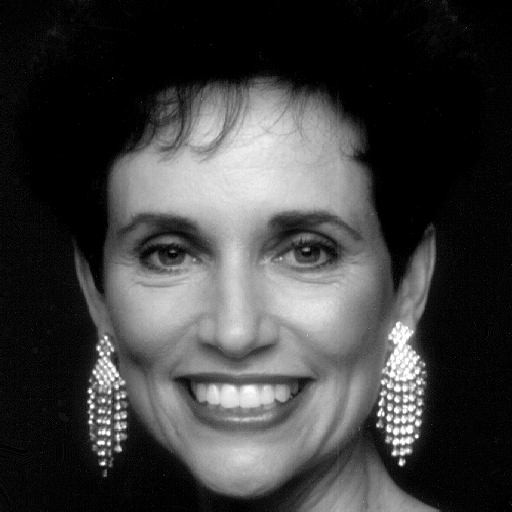
%> input picture DIP/Fourier Transform/Fig0427(a)(woman).tif, 512 x 512 px
$ octave DIP.m   (GNU Octave 9; MATLAB toolbox functions it lacks are replaced by stand-ins)
%> lines starting %> are read from the running program, lines starting %| are printed output that depends on the picture
f1 = imread('G:\Fig0427(a)(woman).tif');
%> f1 is the input picture: size 512x512 uint8; min 0, max 255, mean 62.2
f1 = f1(:,:,1);
f2 = imread('G:\Fig0438(a)(bld_600by600).tif');
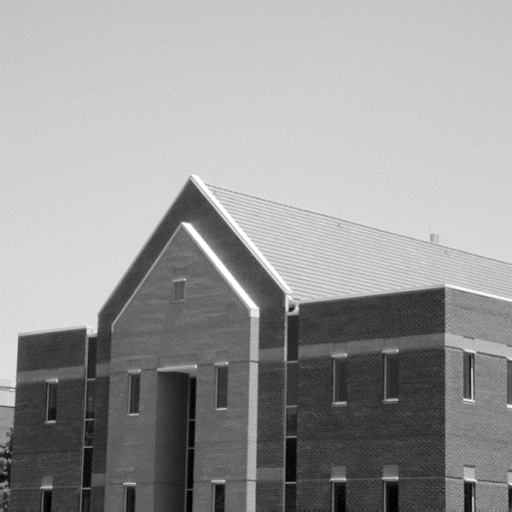
%> input picture DIP/Fourier Transform/Fig0438(a)(bld_600by600).tif, 512 x 512 px
%> f2 is the input picture: size 512x512x3 uint8; min 0, max 255, mean 152.3
f2 = f2(:,:,1);
%> f2: size 512x512 uint8
F1 = fft2(f1);
F2 = fft2(f2);
Fabs1 = abs(F1);
Fabs2 = abs(F2);
Fi1 = angle(F1);
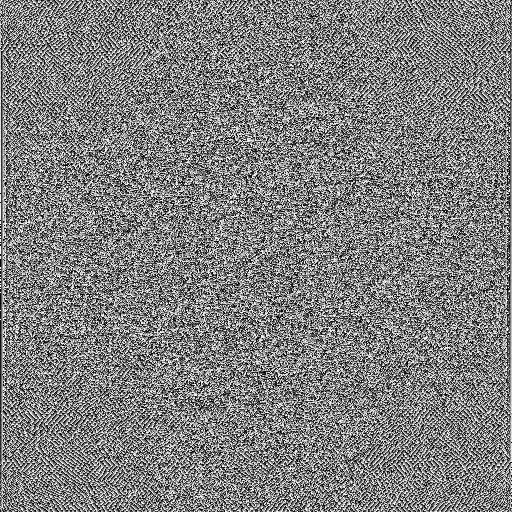
%> Fi1: size 512x512 double; min -3.14, max 3.14, mean 2.4e-05; drawn with min black and max white
Fi2 = angle(F2);
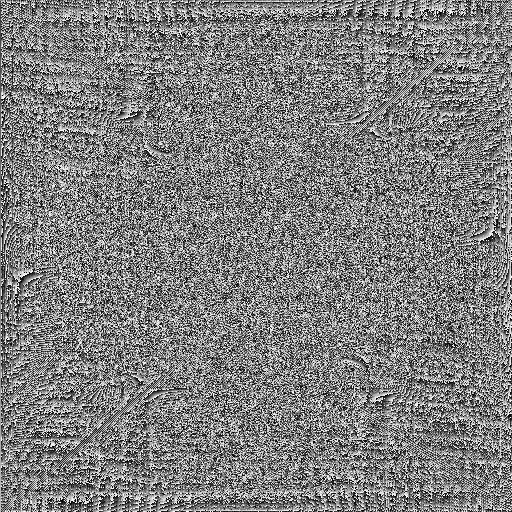
%> Fi2: size 512x512 double; min -3.14, max 3.14, mean 1.2e-05; drawn with min black and max white
figure(1);
subplot(2,2,1); imshow(ifft2(F1),[]); title('AX1');
subplot(2,2,3); imshow(ifft2(F2),[]); title('AX2');
subplot(2,2,2); imshow(real(ifft2(Fabs2.*(exp(i*Fi1)))),[]); title('Tarkib andaze Ax2 ba zavie Ax1');
%> after `imshow(real(ifft2(Fabs2.*(exp(i*Fi1)))),[])`:
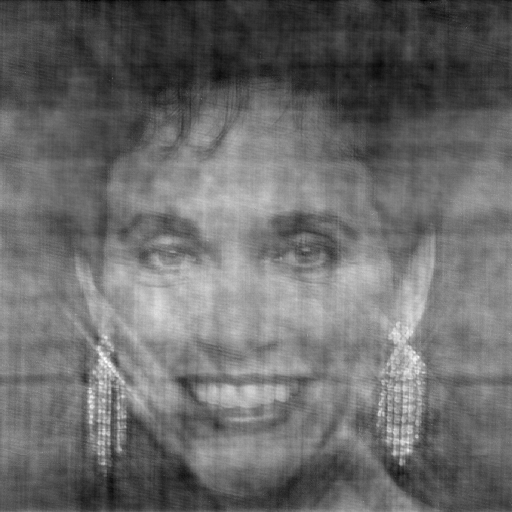
%> displayed picture: size 512x512, on the screen's scale of 0 to 255; min 0, max 255, mean 106.6
subplot(2,2,4); imshow(real(ifft2(Fabs1.*(exp(i*Fi2)))),[]); title('Tarkib andaze AX1 ba zavie Ax2');
%> after `imshow(real(ifft2(Fabs1.*(exp(i*Fi2)))),[])`:
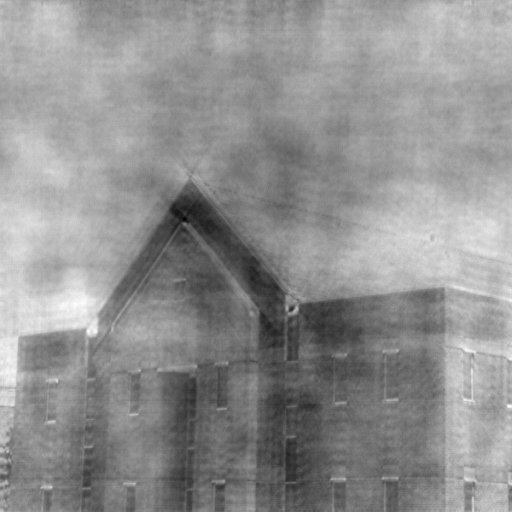
%> displayed picture: size 512x512, on the screen's scale of 0 to 255; min 0, max 255, mean 144.5
figure(2);
subplot(2,2,1); imhist(mat2gray(ifft2(F1))); title('AX1');
subplot(2,2,3); imhist(mat2gray(ifft2(F2))); title('AX2');
subplot(2,2,2); imhist(mat2gray(real(ifft2(Fabs2.*(exp(i*Fi1)))))); title('Tarkib andaze Ax2 ba zavie Ax1');
subplot(2,2,4); imhist(mat2gray(real(ifft2(Fabs1.*(exp(i*Fi2)))))); title('Tarkib andaze AX1 ba zavie Ax2');
%> after `title('Tarkib andaze AX1 ba zavie Ax2')`:
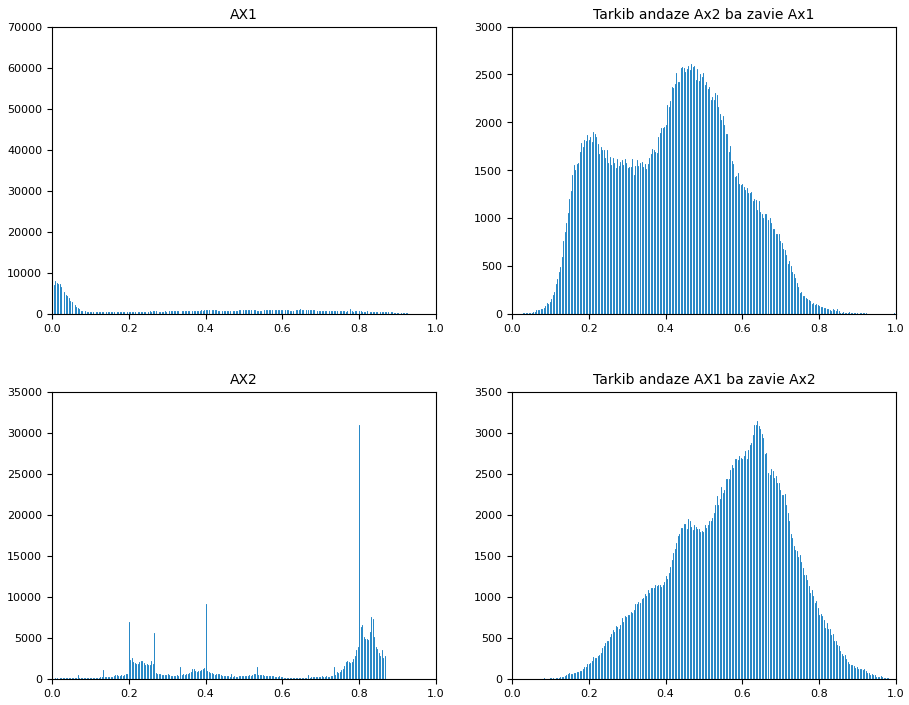
%> figure redrawn from the program's plot data, 4 panels; panel 1: highest point at x = 0, y = 66737; panel 2: highest point at x = 0.8, y = 30894; panel 3: highest point at x = 0.467, y = 2614; panel 4: highest point at x = 0.639, y = 3143
